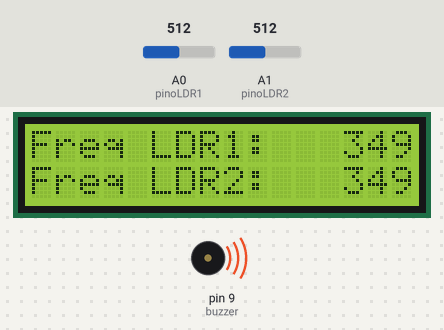
Recording of a sketch running on a simulated Arduino Uno, built with avr-gcc and run on an emulated ATmega328P. Shown: 16×2 character LCD, buzzer (waves = sounding). Inputs (shaded band) come from the test bench; at power-on: A0 (pinoLDR1) = 512, A1 (pinoLDR2) = 512.

Above: at 1.6 s.
1.7 s: A0 (pinoLDR1) set to 716
At 2.5 s:
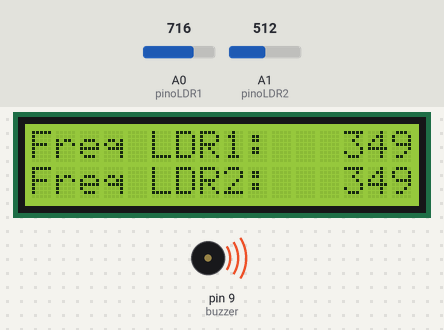
5.8 s: A1 (pinoLDR2) set to 716
At 6.8 s:
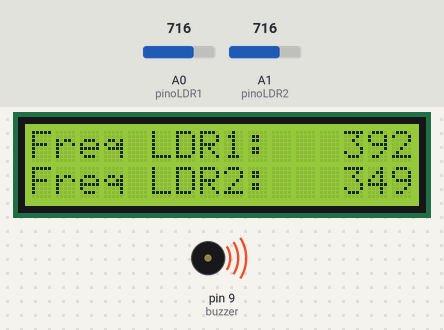
8.5 s: A0 (pinoLDR1) set to 900
At 9.9 s:
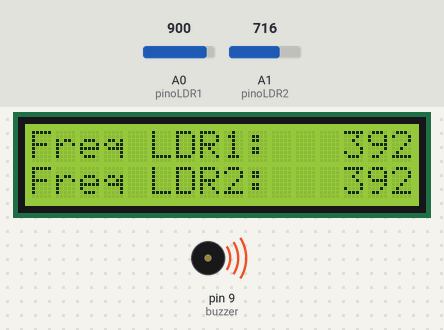
11.6 s: A1 (pinoLDR2) set to 900
At 12.9 s:
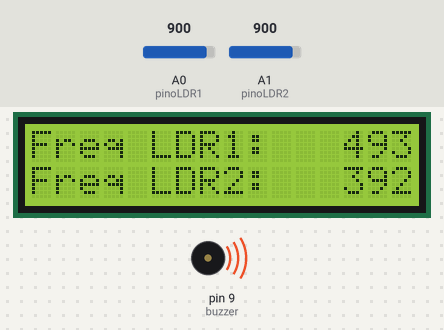
14.6 s: A0 (pinoLDR1) set to 1023
At 15.9 s:
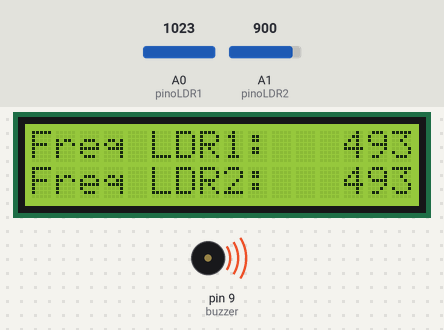
17.6 s: A1 (pinoLDR2) set to 1023
At 18.7 s:
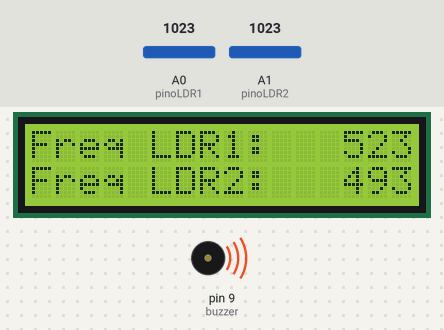
Timing chart, 0 to 20.6 s (numbered marks = the images above; inputs shaded):
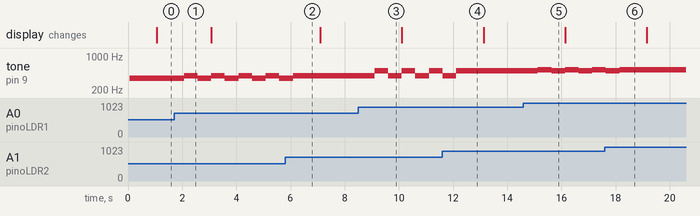

The sketch:

gerador_de_m_sica_com_notas_controladas_por_sensores_de_luz1.ino
```cpp
#include <LiquidCrystal.h>

LiquidCrystal lcd(12, 11, 5, 4, 3, 2);

const int buzzer = 9;
const int pinoLDR1 = A0;
const int pinoLDR2 = A1;

int valorLDR1 = 0;
int valorLDR2 = 0;

const int notas[] = {261, 294, 329, 349, 392, 440, 493, 523};

void setup() {

  lcd.begin(16,2);

  pinMode(pinoLDR1, INPUT);
  pinMode(pinoLDR2, INPUT);
  pinMode(buzzer, OUTPUT);

  lcd.noCursor();
}

void loop() {


  valorLDR1 = analogRead(pinoLDR1);
  valorLDR2 = analogRead(pinoLDR2);


  int nota1 = map(valorLDR1, 0, 1023, 0, 7);
  int nota2 = map(valorLDR2, 0, 1023, 0, 7);


  tone(buzzer, notas[nota1]);
  delay(500);


  tone(buzzer, notas[nota2]);
  delay(500);


  lcd.setCursor(0, 0);
  lcd.print("Freq LDR1: ");
  lcd.setCursor(13, 0);
  lcd.print(notas[nota1]);


  lcd.setCursor(0, 1);
  lcd.print("Freq LDR2: ");
  lcd.setCursor(13, 1);
  lcd.print(notas[nota2]);

  noTone(buzzer);
}
```

Measured:
- after the input at 1.7 s, tone on pin 9 (buzzer): alternates 392 Hz for 0.50 s and 349 Hz for 0.50 s, starting after 0.37 s
- after the input at 5.8 s, tone on pin 9 (buzzer): goes on until 6.1 s, then stays 392 Hz
- after the input at 8.5 s, tone on pin 9 (buzzer): alternates 493 Hz for 0.50 s and 392 Hz for 0.50 s, starting after 0.61 s
- after the input at 11.6 s, tone on pin 9 (buzzer): goes on until 12.1 s, then stays 493 Hz
- after the input at 14.6 s, tone on pin 9 (buzzer): alternates 523 Hz for 0.50 s and 493 Hz for 0.50 s, starting after 0.54 s
- after the input at 17.6 s, tone on pin 9 (buzzer): goes on until 18.1 s, then stays 523 Hz
